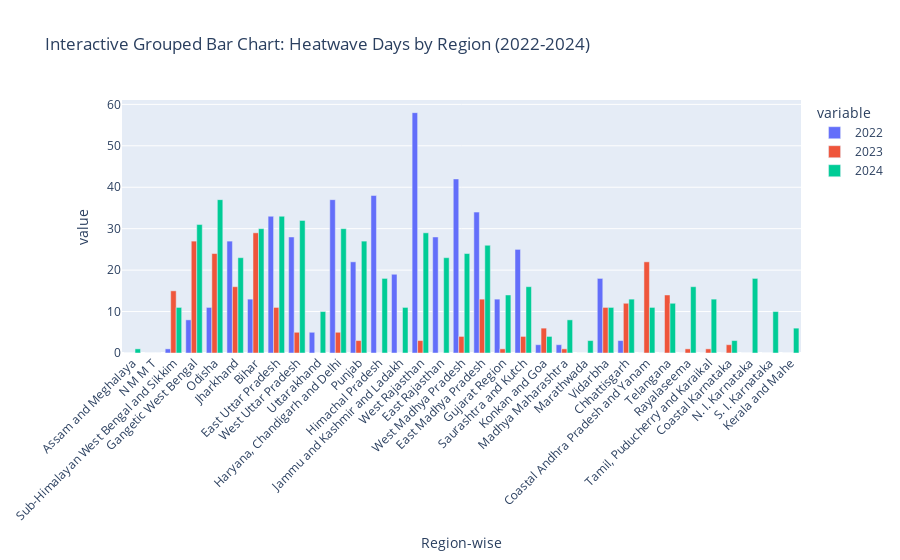

Notebook cell for this chart:
### Code cell
# %% Cell 11: Interactive Plotly Grouped Bar Chart
fig = px.bar(df_regions, 
             x='Region-wise', 
             y=['2022', '2023', '2024'], 
             barmode='group', 
             title='Interactive Grouped Bar Chart: Heatwave Days by Region (2022-2024)')
fig.update_layout(xaxis_tickangle=-45)
fig.show()

### Figure 1 — Plotly figure (JSON) as saved in the notebook; plotly's stock layout.template omitted (floating-point values rounded to 4 significant figures)
{"data": [{"alignmentgroup": "True", "hovertemplate": "variable=2022<br>Region-wise=%{x}<br>value=%{y}<extra></extra>", "legendgroup": "2022", "marker": {"color": "#636efa", "pattern": {"shape": ""}}, "name": "2022", "offsetgroup": "2022", "orientation": "v", "showlegend": true, "textposition": "auto", "type": "bar", "x": ["Assam and Meghalaya", "N M M T", "Sub-Himalayan West Bengal and Sikkim", "Gangetic West Bengal", "Odisha", "Jharkhand", "Bihar", "East Uttar Pradesh", "West Uttar Pradesh", "Uttarakhand", "Haryana, Chandigarh and Delhi", "Punjab", "Himachal Pradesh", "Jammu and Kashmir and Ladakh", "West Rajasthan", "East Rajasthan", "West Madhya Pradesh", "East Madhya Pradesh", "Gujarat Region", "Saurashtra and Kutch", "Konkan and Goa", "Madhya Maharashtra", "Marathwada", "Vidarbha", "Chhattisgarh", "Coastal Andhra Pradesh and Yanam", "Telangana", "Rayalaseema", "Tamil, Puducherry and Karaikal", "Coastal Karnataka", "N. I. Karnataka", "S. I. Karnataka", "Kerala and Mahe"], "xaxis": "x", "y": [0, 0, 1, 8, 11, 27, 13, 33, 28, 5, 37, 22, 38, 19, 58, 28, 42, 34, 13, 25, 2, 2, 0, 18, 3, 0, 0, 0, 0, 0, 0, 0, 0], "yaxis": "y"}, {"alignmentgroup": "True", "hovertemplate": "variable=2023<br>Region-wise=%{x}<br>value=%{y}<extra></extra>", "legendgroup": "2023", "marker": {"color": "#EF553B", "pattern": {"shape": ""}}, "name": "2023", "offsetgroup": "2023", "orientation": "v", "showlegend": true, "textposition": "auto", "type": "bar", "x": ["Assam and Meghalaya", "N M M T", "Sub-Himalayan West Bengal and Sikkim", "Gangetic West Bengal", "Odisha", "Jharkhand", "Bihar", "East Uttar Pradesh", "West Uttar Pradesh", "Uttarakhand", "Haryana, Chandigarh and Delhi", "Punjab", "Himachal Pradesh", "Jammu and Kashmir and Ladakh", "West Rajasthan", "East Rajasthan", "West Madhya Pradesh", "East Madhya Pradesh", "Gujarat Region", "Saurashtra and Kutch", "Konkan and Goa", "Madhya Maharashtra", "Marathwada", "Vidarbha", "Chhattisgarh", "Coastal Andhra Pradesh and Yanam", "Telangana", "Rayalaseema", "Tamil, Puducherry and Karaikal", "Coastal Karnataka", "N. I. Karnataka", "S. I. Karnataka", "Kerala and Mahe"], "xaxis": "x", "y": [0, 0, 15, 27, 24, 16, 29, 11, 5, 0, 5, 3, 0, 0, 3, 0, 4, 13, 1, 4, 6, 1, 0, 11, 12, 22, 14, 1, 1, 2, 0, 0, 0], "yaxis": "y"}, {"alignmentgroup": "True", "hovertemplate": "variable=2024<br>Region-wise=%{x}<br>value=%{y}<extra></extra>", "legendgroup": "2024", "marker": {"color": "#00cc96", "pattern": {"shape": ""}}, "name": "2024", "offsetgroup": "2024", "orientation": "v", "showlegend": true, "textposition": "auto", "type": "bar", "x": ["Assam and Meghalaya", "N M M T", "Sub-Himalayan West Bengal and Sikkim", "Gangetic West Bengal", "Odisha", "Jharkhand", "Bihar", "East Uttar Pradesh", "West Uttar Pradesh", "Uttarakhand", "Haryana, Chandigarh and Delhi", "Punjab", "Himachal Pradesh", "Jammu and Kashmir and Ladakh", "West Rajasthan", "East Rajasthan", "West Madhya Pradesh", "East Madhya Pradesh", "Gujarat Region", "Saurashtra and Kutch", "Konkan and Goa", "Madhya Maharashtra", "Marathwada", "Vidarbha", "Chhattisgarh", "Coastal Andhra Pradesh and Yanam", "Telangana", "Rayalaseema", "Tamil, Puducherry and Karaikal", "Coastal Karnataka", "N. I. Karnataka", "S. I. Karnataka", "Kerala and Mahe"], "xaxis": "x", "y": [1, 0, 11, 31, 37, 23, 30, 33, 32, 10, 30, 27, 18, 11, 29, 23, 24, 26, 14, 16, 4, 8, 3, 11, 13, 11, 12, 16, 13, 3, 18, 10, 6], "yaxis": "y"}], "layout": {"barmode": "group", "legend": {"title": {"text": "variable"}, "tracegroupgap": 0}, "title": {"text": "Interactive Grouped Bar Chart: Heatwave Days by Region (2022-2024)"}, "xaxis": {"anchor": "y", "domain": [0, 1], "tickangle": -45, "title": {"text": "Region-wise"}}, "yaxis": {"anchor": "x", "domain": [0, 1], "title": {"text": "value"}}}}
